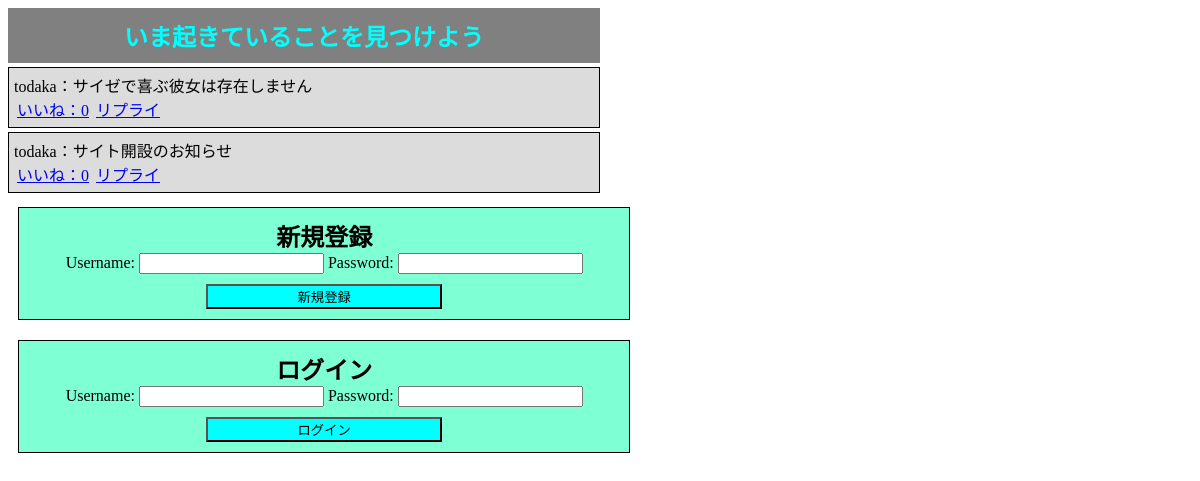
Before: / with the older database file.
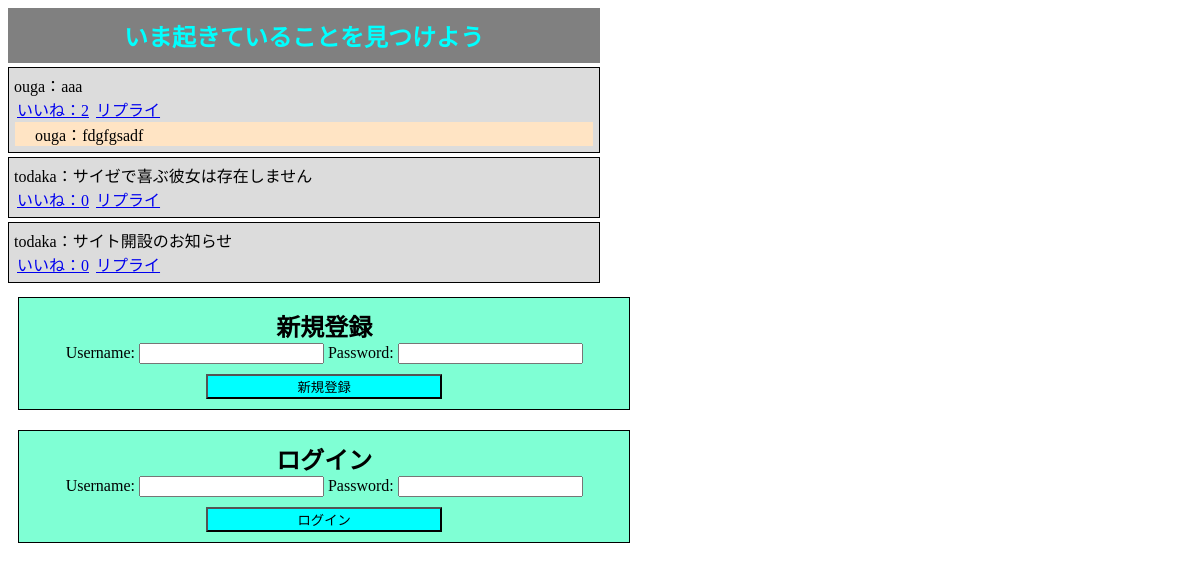
After: the same page with the newer database file.
### a/models.py (models this page shows, shortened)
class Tweet(models.Model):
    name = models.CharField(max_length=200)
    message = models.CharField(max_length=200)
    good = models.IntegerField(default=0)
    pub_date = models.DateTimeField("date published")

class Reply(models.Model):
    tweet = models.ForeignKey(Tweet,on_delete=models.CASCADE)
    name = models.CharField(max_length=200)
    rep = models.CharField(max_length=200)
    pub_date = models.DateTimeField("date published")

### a/views.py (the view)
# urls.py: path("",views.index, name='index'),
def index(request):
    tweet_list = Tweet.objects.all().order_by('-pub_date')
    reply_list = Reply.objects.all()
    context ={
        'tweet_list':tweet_list,
        'reply_list':reply_list,
        'user':request.user,
    }
    template = loader.get_template("a/index.html")
    return HttpResponse(template.render(context, request))

### a/templates/a/index.html (shortened to what this page needs)
{% extends 'a/base.html' %}
{% block contents %}
<div style="float: left;width: 50%;height:100%;">
    <h2 style="margin:0px;padding:10px;text-align:center; background-color:gray; color:cyan;">
        いま起きていることを見つけよう
    </h2>
    {% for tweet in tweet_list %}
    <div style="background-color: gainsboro; margin:4px 0; padding:5px;border:1px solid black;">
        {{ tweet.name }}：{{ tweet.message }}<br>
        <a href="{{tweet.id}}/good/" style="margin:0 3px;">いいね：{{ tweet.good }}</a>
        <a href="{{tweet.id}}/reply">リプライ</a>
            <div style="margin:1px;padding-left:20px;background-color:bisque;">
            {% for reply in reply_list %}
            {% if tweet.id == reply.tweet.id %}
                {{reply.name}}：{{reply.rep}}<br>
            {% endif %}
            {% endfor %}
            </div>
    </div>
    {% endfor %}
</div>
<div style="float:left;">
{% if user.is_authenticated %}
<div style="background-color:aquamarine;padding:10px;margin:10px;width:auto;float:left;border:1px solid black;text-align: center;">
<h2 style="margin:0;">
    ポストする
</h2>
<form action="post/" method="POST" style="margin:0px;">
    {% csrf_token %}
        <label for="message">Message:</label>
        <input type="text" name="message" required>
    <input type="submit" value="ポスト" style="margin-top:10px;background-color:aqua;width:40%;"/>
</form>
</div>
<div style="background-color:aquamarine;padding:10px;margin:10px;width:auto;float:left;border:1px solid black;text-align:center; ">
    <h3>ログイン中<br>{{ user.username }}</h3>
    <h4>ここを押して<br><a href="signout/">ログアウト</a></h4>
</div>
{% else %}
<div style="background-color:aquamarine;padding:10px;margin:10px;float:left;border:1px solid black;text-align:center;width:auto;">
    <h2 style="margin:0;">
        新規登録
    </h2>
<form action="signup/" method="POST" style="margin:0px;">
        <label for="username">Username:</label>
        <input type="text" name="username" required>
        <label for="password">Password:</label>
        <input type="password" name="password" required>
    <input type="submit" value="新規登録" style="margin-top:10px;background-color:aqua;width:40%;"/>
</form>
</div>
<div style="background-color:aquamarine;padding:10px;margin:10px;float:left;border:1px solid black;text-align:center;width:auto;">
    <h2 style="margin:0;">
        ログイン
    </h2>
<form action="signin/" method="POST" style="margin:0px;">
        <label for="username">Username:</label>
        <input type="text" name="username" required>
        <label for="password">Password:</label>
        <input type="password" name="password" required>
    <input type="submit" value="ログイン" style="margin-top:10px;background-color:aqua;width:40%;"/>
</form>
</div>
{% endif %}
</div>
{% endblock %}

### a/templates/a/base.html (shortened to what this page needs)
{% load static %}
<!DOCTYPE html>
<html lang="ja">
<head>
</head>
<body>
<main>
{% block contents %}
{% endblock %}
</main>
</body>
</html>

Changed rows visible on the page:
added Tweet: name "ouga", message "aaa", good "2"
added Reply: name "ouga", rep "fdgfgsadf"
